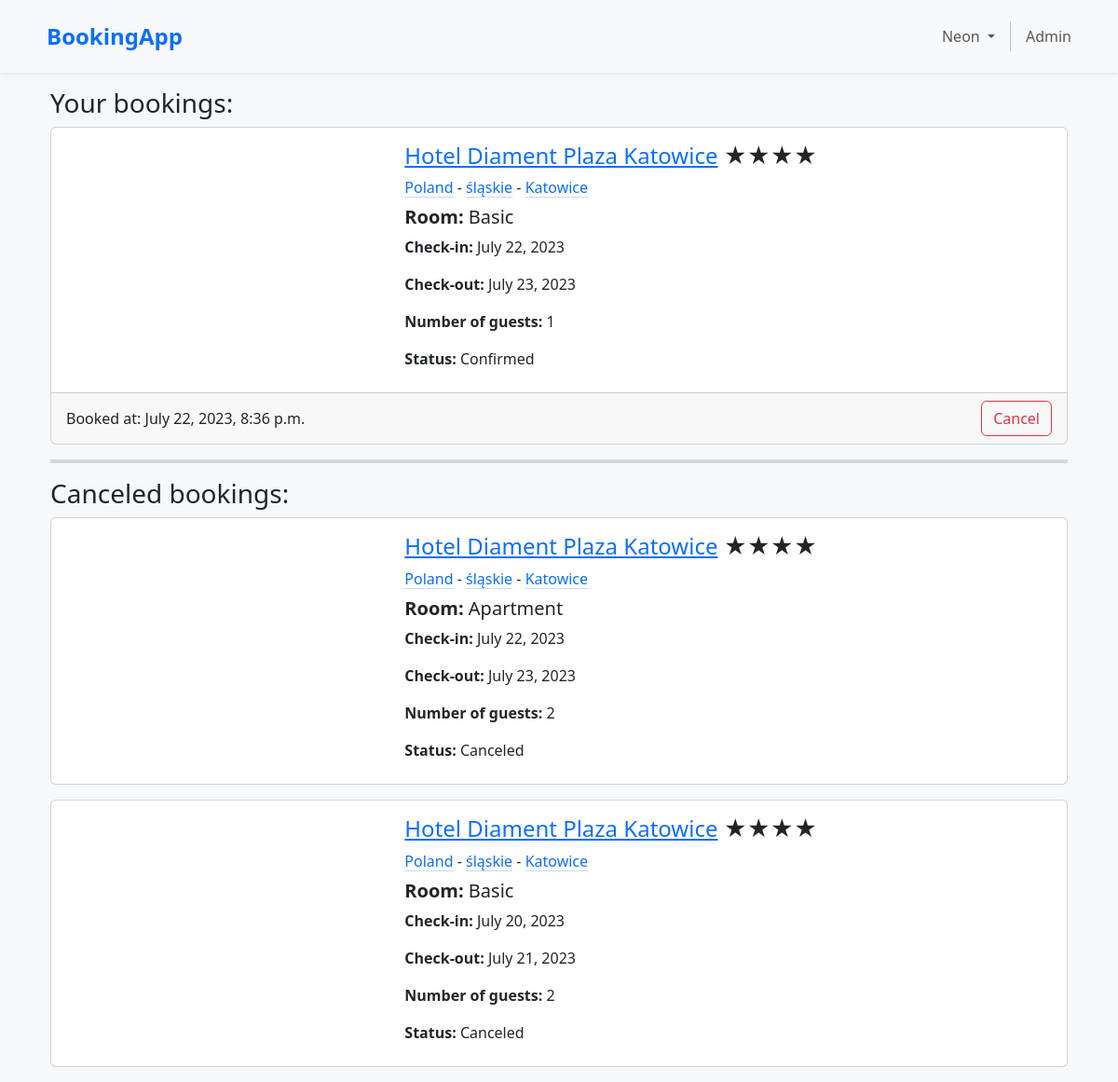
The page /bookings/ (signed in) on the database its author committed.
### base/models.py (models this page shows, shortened)
class Booking(models.Model):
    check_in = models.DateField()
    check_out = models.DateField()
    num_guests = models.PositiveIntegerField()
    special_request = models.TextField(blank=True, null=True)
    created_at = models.DateTimeField(auto_now_add=True)
    updated_at = models.DateTimeField(auto_now=True)
    room = models.ForeignKey(Room, related_name='bookings', on_delete=models.RESTRICT)
    author = models.ForeignKey(User, related_name='bookings', on_delete=models.RESTRICT)
    status = models.ForeignKey(BookingStatus, related_name='bookingstatuses', on_delete=models.RESTRICT, default=1)
    objects = models.Manager()

class Room(models.Model):
    name = models.CharField(max_length=100)
    description = models.TextField()
    price = models.DecimalField(max_digits=12, decimal_places=2)
    capacity = models.PositiveIntegerField()
    hotel = models.ForeignKey(Hotel, related_name='rooms', on_delete=models.CASCADE)
    created_at = models.DateField(auto_now_add=True)
    updated_at = models.DateField(auto_now=True)
    objects = models.Manager()

class Hotel(models.Model):
    name = models.CharField(max_length=100, unique=True)
    description = models.TextField()
    address = models.CharField(max_length=100)
    city = models.ForeignKey(City, related_name='hotels', on_delete=models.RESTRICT)
    stars = models.PositiveIntegerField()
    created_at = models.DateField(auto_now_add=True)
    updated_at = models.DateField(auto_now=True)
    category = models.ForeignKey(Category, related_name='hotels', on_delete=models.RESTRICT)
    objects = models.Manager()
    @property
    def draw_stars(self):
        if self.stars:
            return int(self.stars) * '★'
        else:
            return ''

class City(models.Model):
    name = models.CharField(max_length=100)
    province = models.ForeignKey(Province, related_name='cities', on_delete=models.CASCADE)
    photo = models.ImageField(null=True, blank=True)
    objects = CategoryQuerySet.as_manager()

class Province(models.Model):
    name = models.CharField(max_length=100, unique=True)
    country = models.ForeignKey(Country, related_name='provinces', on_delete=models.CASCADE)

class Country(models.Model):
    name = models.CharField(max_length=100, unique=True)

### base/views/core_views.py (the view, shortened to what this page needs)
# urls.py: path("bookings/", core_views.BookingHistoryView.as_view(), name='bookingHistory'),
class BookingHistoryView(LoginRequiredMixin, TemplateView):
    template_name = 'booking_history.html'
    def get_context_data(self, **kwargs):
        context = super().get_context_data(**kwargs)
        user = self.request.user
        confirmed_bookings = Booking.objects.filter(author=user, status=booking_status_confirmed).order_by('-created_at')
        canceled_bookings = Booking.objects.filter(author=user, status=booking_status_canceled).order_by('-created_at')
        context['confirmed_bookings'] = confirmed_bookings
        context['canceled_bookings'] = canceled_bookings
        return context

### base/models.py (called while the page is built)
    @property
    def photo_url(self):
        try:
            photo = self.photo.url
        except:
            photo = ''
        return photo

### base/templates/booking_history.html (shortened to what this page needs)
{% extends 'base.html' %}
{% load crispy_forms_tags %}
{% load static %}
{% block content %}
<div class="container mt-3">
    {% if confirmed_bookings %}
        <h3>Your bookings:</h3>
    {% else %}
        <h3>No active bookings yet</h3>
    {% endif %}
    {% for booking in confirmed_bookings %}
        <div class="card mb-3">
            <div class="row g-0">
                <div class="col-md-4">
                </div>
                <div class="col-md-8">
                    <div class="card-body">
                        <h4 class="card-title"><a href="{% url 'hotelDetails' booking.room.hotel.name %}">{{ booking.room.hotel.name }}</a> {{ booking.room.hotel.draw_stars }}</h4>
                        <a href="#" class="link-primary link-offset-2 link-underline-opacity-25 link-underline-opacity-100-hover">{{booking.room.hotel.city.province.country.name}}</a> - <a href="#" class="link-primary link-offset-2 link-underline-opacity-25 link-underline-opacity-100-hover">{{booking.room.hotel.city.province.name}}</a> - <a href="{% url 'cityListing' booking.room.hotel.city.pk %}" class="link-primary link-offset-2 link-underline-opacity-25 link-underline-opacity-100-hover">{{booking.room.hotel.city.name}}</a>
                        <h5 class="card-title mt-2"><strong>Room:</strong> {{ booking.room.name }}</h5>
                        <p class="card-text"><strong>Check-in:</strong> {{ booking.check_in }}</p>
                        <p class="card-text"><strong>Check-out:</strong> {{ booking.check_out }}</p>
                        <p class="card-text"><strong>Number of guests:</strong> {{ booking.num_guests }}</p>
                        <p class="card-title"><strong>Status:</strong> Confirmed</p>
                    </div>
                </div>
                <div class="card-footer d-flex flex-row justify-content-between align-items-center">
                    Booked at: {{ booking.created_at }}
                    <button type="button" class="btn btn-outline-danger" data-bs-toggle="modal" data-bs-target="#staticBackdrop">
                          Cancel
                    </button>
                </div>
            </div>
        </div>
    {% endfor %}
    {% if canceled_bookings %}
        <hr class="border border-secondary border-2 opacity-25">
        <h3>Canceled bookings:</h3>
    {% endif %}
    {% for booking in canceled_bookings %}
        <div class="card mb-3">
            <div class="row g-0">
                <div class="col-md-4">
                </div>
                <div class="col-md-8">
                    <div class="card-body">
                        <h4 class="card-title"><a href="{% url 'hotelDetails' booking.room.hotel.name %}">{{ booking.room.hotel.name }}</a> {{ booking.room.hotel.draw_stars }}</h4>
                        <a href="#" class="link-primary link-offset-2 link-underline-opacity-25 link-underline-opacity-100-hover">{{booking.room.hotel.city.province.country.name}}</a> - <a href="#" class="link-primary link-offset-2 link-underline-opacity-25 link-underline-opacity-100-hover">{{booking.room.hotel.city.province.name}}</a> - <a href="{% url 'cityListing' booking.room.hotel.city.pk %}" class="link-primary link-offset-2 link-underline-opacity-25 link-underline-opacity-100-hover">{{booking.room.hotel.city.name}}</a>
                        <h5 class="card-title mt-2"><strong>Room:</strong> {{ booking.room.name }}</h5>
                        <p class="card-text"><strong>Check-in:</strong> {{ booking.check_in }}</p>
                        <p class="card-text"><strong>Check-out:</strong> {{ booking.check_out }}</p>
                        <p class="card-text"><strong>Number of guests:</strong> {{ booking.num_guests }}</p>
                        <p class="card-title"><strong>Status:</strong> Canceled</p>
                    </div>
                </div>
            </div>
        </div>
    {% endfor %}
</div>
{% endblock %}

### base/templates/base.html (shortened to what this page needs)
<!doctype html>
<html lang="en">
<head>
    <link href="https://cdn.jsdelivr.net/npm/bootstrap@5.3.0/dist/css/bootstrap.min.css"
          rel="stylesheet"
>
      <link rel="stylesheet" href="https://cdn.jsdelivr.net/npm/bootstrap-icons@1.10.5/font/bootstrap-icons.css">
</head>
<body>
  <header>
  <nav class="navbar navbar-expand-lg bg-body-tertiary shadow-sm">
    <div class="container">
      <div>
        <ul class="navbar-nav me-auto">
          <li class="navbar-brand">
            <a class="nav-link fw-semibold text-primary fs-4" href="{% url 'homePage' %}?check_in={{check_in}}&check_out={{check_out}}&num_guests={{num_guests}}">BookingApp</a>
          </li>
        </ul>
      </div>
      <div>
        <ul class="navbar-nav">
          {% if user.is_authenticated %}
          <li class="nav-item dropdown dropdown-left">
            <a class="nav-link dropdown-toggle" href="#" role="button" data-bs-toggle="dropdown" aria-expanded="false">
              {{user.username|title}}
            </a>
          </li>
          {% if user.is_superuser %}
          <li class="nav-item py-2 py-lg-1 col-12 col-lg-auto">
          </li>
          <li class="nav-item">
            <a class="nav-link" href="{% url 'admin:index' %}">Admin</a>
          </li>
          {% endif %}
          {% endif %}
        </ul>
      </div>
    </div>
  </nav>
  </header>
    <div class="container">
        {% block content %}
        {% endblock %}
    </div>
  </body>
</html>

### base/templates/base.html (style rules this page uses)
body { background: #f6f9fc; }

### rows shown on the page
Booking: room.hotel.name "Hotel Diament Plaza Katowice", room.hotel.draw_stars "★★★★", room.hotel.city.province.country.name "Poland", room.hotel.city.province.name "śląskie", room.hotel.city.name "Katowice", room.name "Basic", check_in "July 22, 2023", check_out "July 23, 2023", num_guests "1", created_at "July 22, 2023, 8:36 p.m."
Booking: room.hotel.name "Hotel Diament Plaza Katowice", room.hotel.draw_stars "★★★★", room.hotel.city.province.country.name "Poland", room.hotel.city.province.name "śląskie", room.hotel.city.name "Katowice", room.name "Apartment", check_in "July 22, 2023", check_out "July 23, 2023", num_guests "2"
Booking: room.hotel.name "Hotel Diament Plaza Katowice", room.hotel.draw_stars "★★★★", room.hotel.city.province.country.name "Poland", room.hotel.city.province.name "śląskie", room.hotel.city.name "Katowice", room.name "Basic", check_in "July 20, 2023", check_out "July 21, 2023", num_guests "2"

### other values the page prints
{{ user.username|title }} "Neon"
